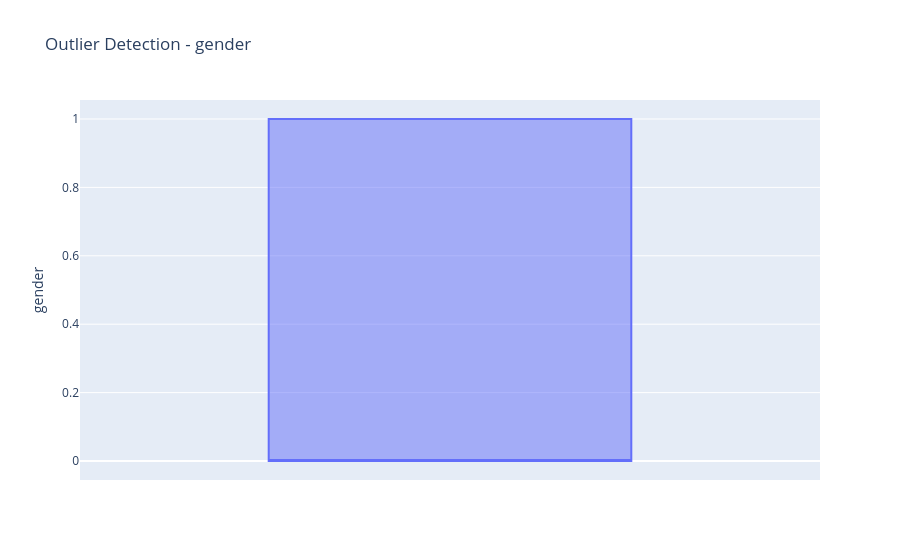
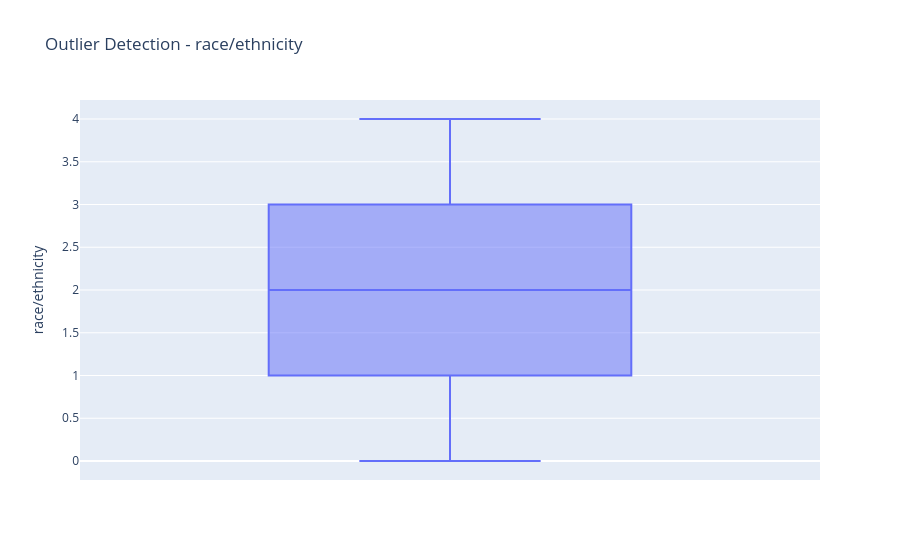
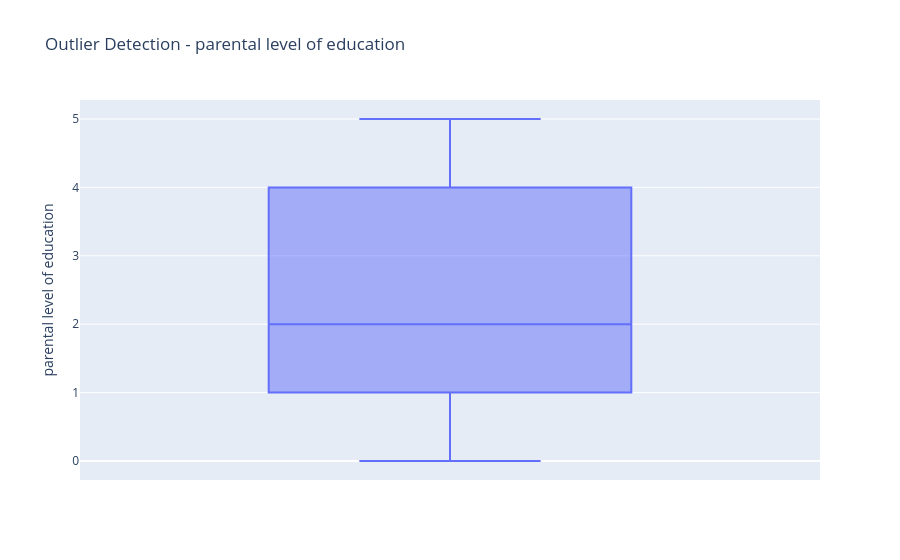
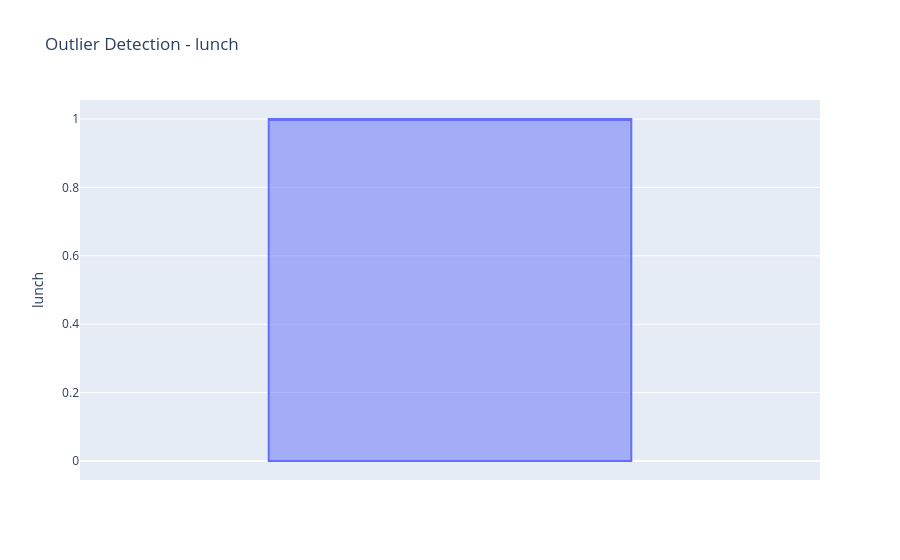

The cell these charts' notebook holds for them, in order:
### Code cell
# STEP 5: Outlier Detection with Box Plots
# ----------------------------------------
numeric_cols = ['gender','race/ethnicity','parental level of education','lunch','test preparation course']
for col in numeric_cols:
    fig = px.box(df_clean, y=col, points="outliers", title=f"Outlier Detection - {col}")
    fig.show()

### Figure 1 — Plotly figure (JSON) as saved in the notebook; plotly's stock layout.template omitted (floating-point values rounded to 4 significant figures; data arrays with more than 128 entries replaced by an {"elided": "..."} marker saying what was removed)
{"data": [{"alignmentgroup": "True", "boxpoints": "outliers", "hovertemplate": "gender=%{y}<extra></extra>", "legendgroup": "", "marker": {"color": "#636efa"}, "name": "", "notched": false, "offsetgroup": "", "orientation": "v", "showlegend": false, "type": "box", "x0": " ", "xaxis": "x", "y": {"elided": "1000 int values"}, "y0": " ", "yaxis": "y"}], "layout": {"boxmode": "group", "legend": {"tracegroupgap": 0}, "title": {"text": "Outlier Detection - gender"}, "xaxis": {"anchor": "y", "domain": [0, 1]}, "yaxis": {"anchor": "x", "domain": [0, 1], "title": {"text": "gender"}}}}

### Figure 2 — Plotly figure (JSON) as saved in the notebook; plotly's stock layout.template omitted (floating-point values rounded to 4 significant figures; data arrays with more than 128 entries replaced by an {"elided": "..."} marker saying what was removed)
{"data": [{"alignmentgroup": "True", "boxpoints": "outliers", "hovertemplate": "race/ethnicity=%{y}<extra></extra>", "legendgroup": "", "marker": {"color": "#636efa"}, "name": "", "notched": false, "offsetgroup": "", "orientation": "v", "showlegend": false, "type": "box", "x0": " ", "xaxis": "x", "y": {"elided": "1000 int values"}, "y0": " ", "yaxis": "y"}], "layout": {"boxmode": "group", "legend": {"tracegroupgap": 0}, "title": {"text": "Outlier Detection - race/ethnicity"}, "xaxis": {"anchor": "y", "domain": [0, 1]}, "yaxis": {"anchor": "x", "domain": [0, 1], "title": {"text": "race/ethnicity"}}}}

### Figure 3 — Plotly figure (JSON) as saved in the notebook; plotly's stock layout.template omitted (floating-point values rounded to 4 significant figures; data arrays with more than 128 entries replaced by an {"elided": "..."} marker saying what was removed)
{"data": [{"alignmentgroup": "True", "boxpoints": "outliers", "hovertemplate": "parental level of education=%{y}<extra></extra>", "legendgroup": "", "marker": {"color": "#636efa"}, "name": "", "notched": false, "offsetgroup": "", "orientation": "v", "showlegend": false, "type": "box", "x0": " ", "xaxis": "x", "y": {"elided": "1000 int values"}, "y0": " ", "yaxis": "y"}], "layout": {"boxmode": "group", "legend": {"tracegroupgap": 0}, "title": {"text": "Outlier Detection - parental level of education"}, "xaxis": {"anchor": "y", "domain": [0, 1]}, "yaxis": {"anchor": "x", "domain": [0, 1], "title": {"text": "parental level of education"}}}}

### Figure 4 — Plotly figure (JSON) as saved in the notebook; plotly's stock layout.template omitted (floating-point values rounded to 4 significant figures; data arrays with more than 128 entries replaced by an {"elided": "..."} marker saying what was removed)
{"data": [{"alignmentgroup": "True", "boxpoints": "outliers", "hovertemplate": "lunch=%{y}<extra></extra>", "legendgroup": "", "marker": {"color": "#636efa"}, "name": "", "notched": false, "offsetgroup": "", "orientation": "v", "showlegend": false, "type": "box", "x0": " ", "xaxis": "x", "y": {"elided": "1000 int values"}, "y0": " ", "yaxis": "y"}], "layout": {"boxmode": "group", "legend": {"tracegroupgap": 0}, "title": {"text": "Outlier Detection - lunch"}, "xaxis": {"anchor": "y", "domain": [0, 1]}, "yaxis": {"anchor": "x", "domain": [0, 1], "title": {"text": "lunch"}}}}
